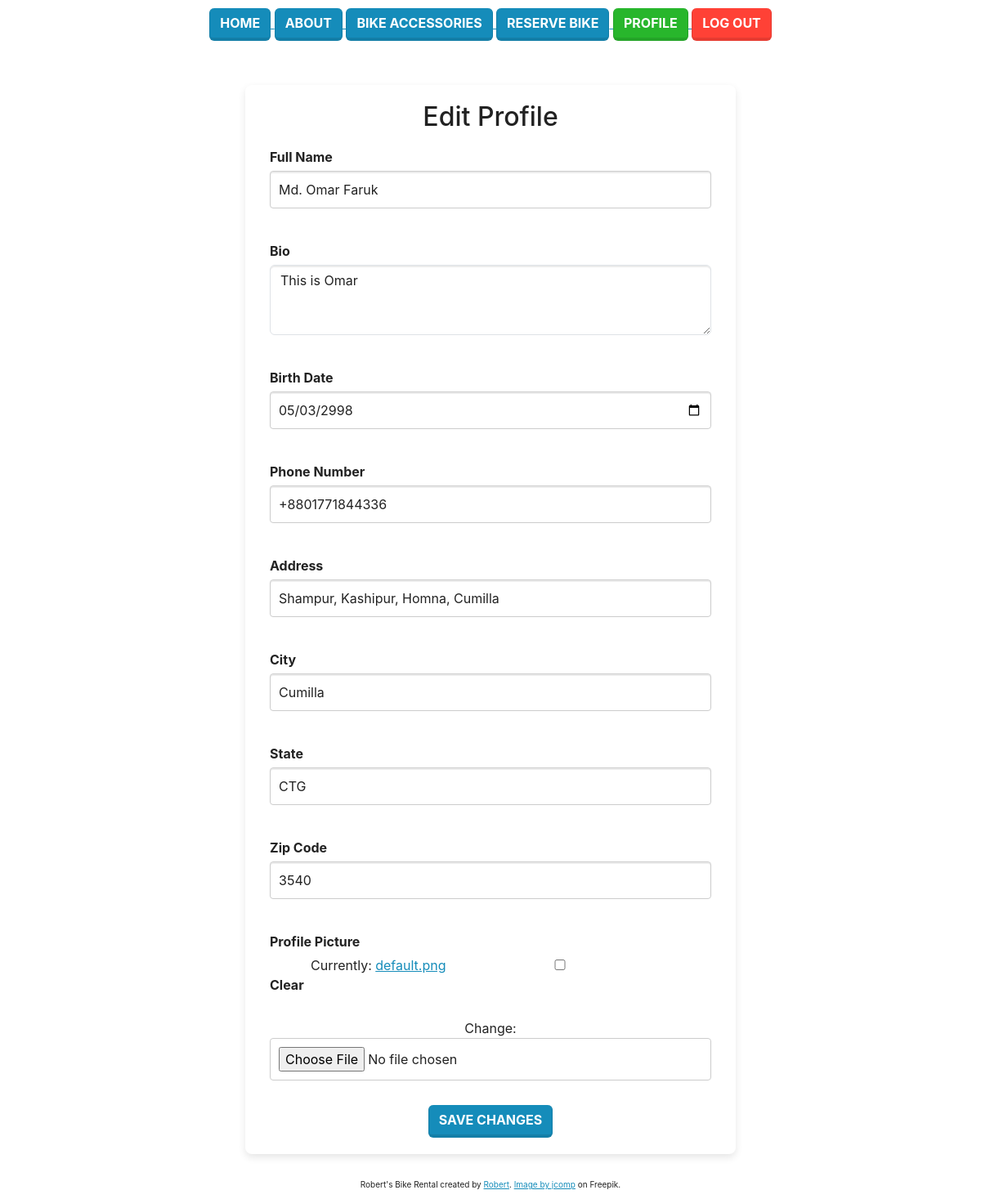
The page /bike/edit-profile/ (signed in) on the database as committed earlier.
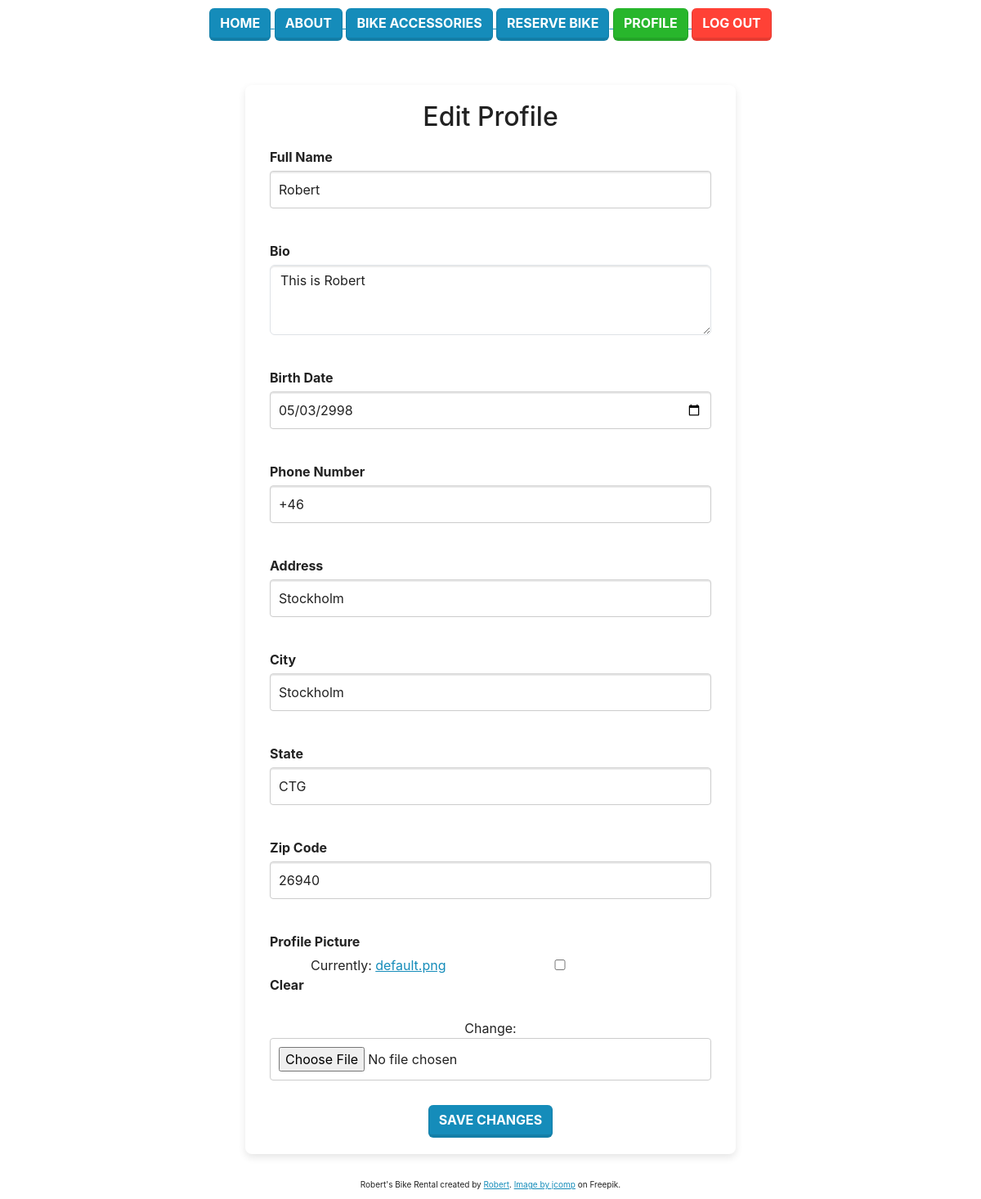
The same page on the database as committed later.
### bike/models.py (models this page shows, shortened)
class Profile(models.Model):
    user = models.OneToOneField(User, on_delete=models.CASCADE)
    full_name = models.CharField(max_length=240, blank=True)
    bio = models.TextField(blank=True)
    birth_date = models.DateField(null=True, blank=True)
    phone_number = models.CharField(max_length=20, blank=True, null=True)
    address = models.CharField(max_length=255, blank=True, null=True)
    city = models.CharField(max_length=100, blank=True, null=True)
    state = models.CharField(max_length=100, blank=True, null=True)
    zip_code = models.CharField(max_length=10, blank=True, null=True)
    profile_picture = models.ImageField(upload_to='profile_pics/', default=default_profile_picture, blank=True, null=True)

### bike/views.py (the view)
# urls.py: path('edit-profile/', views.edit_profile, name='edit_profile'),
@login_required
def edit_profile(request):
    if request.method == 'POST':
        form = ProfileForm(request.POST, request.FILES, instance=request.user.profile)
        if form.is_valid():
            form.save()
            return redirect('profile')
    else:
        form = ProfileForm(instance=request.user.profile)
    context = {
        'form': form
    }
    return render(request, 'edit_profile.html', context)

### templates/edit_profile.html (shortened to what this page needs)
{% load static %}
<!DOCTYPE html>
<html lang="en">
<head>
    <link rel="stylesheet" href="{% static 'css/custom.css' %}">
</head>
<body>
    {% include 'navbar.html' %}
    <br>
    <div class="profile-form container">
        <h2>Edit Profile</h2>
        <form method="POST" enctype="multipart/form-data">
            {% for field in form %}
            <div class="form-group">
                <label for="{{ field.id_for_label }}">{{ field.label }}</label>
                {{ field }}
            </div>
            {% endfor %}
            <button type="submit" class="btn btn-primary">Save Changes</button>
        </form>
    </div>
    <div class="footer">
        Robert's Bike Rental created by <a href="https://github.com/gomsur">Robert</a>. <a
            href="https://www.freepik.com/free-photo/cyclist-sunny-day-bike-adventure-travel-photo_3972810.htm#query=bike&position=0&from_view=search&track=sph">Image
            by jcomp</a> on Freepik.
    </div>
</body>
</html>

Rows that differ between the two databases and show on the page:
changed Profile "CTG": full_name "Md. Omar Faruk" → "Robert"; bio "This is Omar" → "This is Robert"; phone_number "+8801771844336" → "+46"; address "Shampur, Kashipur, Homna, Cumilla" → "Stockholm"; city "Cumilla" → "Stockholm"; zip_code "3540" → "26940"
